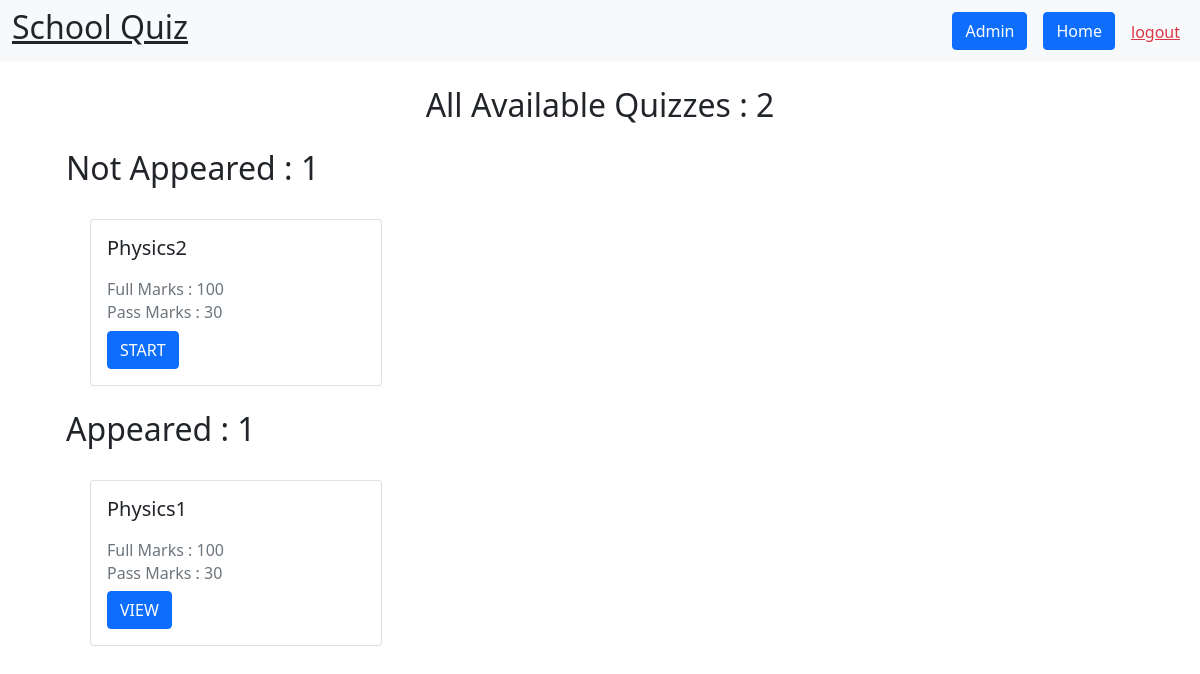
The app's page / (signed in) with its own data.
### quiz/models.py (models this page shows, shortened)
class Quiz(models.Model):
    name = models.CharField(max_length=100, unique=True)
    pass_marks = models.IntegerField()

### quiz/views.py (the view)
# urls.py: path('', views.dashboard),
def dashboard(request):
    user = ''
    appeared_quiz = {}
    if request.user.is_authenticated:
        user = request.user
        appeared_quiz = AppearedQuizzes.objects.filter(user=user)
    all_quiz = Quiz.objects.all()
    available = len(all_quiz)
    all_not_appeared_quiz = []
    all_appeared_quiz = []
    quiz_details = {}
    if len(appeared_quiz) == 0:
        for quiz in all_quiz:
            all_not_appeared_quiz.append(quiz)
    else:
        for quiz in all_quiz:
            query = appeared_quiz.filter(quiz=quiz)
            if query:
                all_appeared_quiz.append(quiz)
                quiz_details[quiz.name] : {
                    'name': quiz.name,
                    'marks':query.Marks,
                }
            else:
                all_not_appeared_quiz.append(quiz)
    constraints = {
        'available': available,
        'user': user,
        'all_appeared_quiz' : all_appeared_quiz,
        'all_not_appeared_quiz' : all_not_appeared_quiz,
        'no_appeared_quiz': len(all_appeared_quiz),
        'no_not_appeared_quiz' : len(all_not_appeared_quiz),
        'appeared_quizzes' : appeared_quiz,
        }
    return render(request, 'home.html', constraints)

### templates/home.html (shortened to what this page needs)
{% extends 'base.html' %}
{% block body %}
{% if user.is_authenticated %}
<div class="container mt-4 mb-4" align="center">
  <h2 class="mx-auto">All Available Quizzes : {{ available }}</h2>
</div>
{% if user.is_authenticated %}
<div class="container row mx-auto mt-4 row">
  <h2 class="mx-auto">Not Appeared : {{ no_not_appeared_quiz }}</h2>
  {% for quiz in all_not_appeared_quiz %}
  <div class="col col-lg-4 col-md-6 col-12 ">
    <div class="card m-4">
      <div class="card-body">
        <h5 class="card-title mb-4">{{ quiz.name }}</h5>
        <h6 class="card-subtitle mb-2 text-muted">
          Full Marks : 100
        </h6>
        <h6 class="card-subtitle mb-2 text-muted">
          Pass Marks : {{ quiz.pass_marks }}
        </h6>
        <a href="/appearquiz/{{quiz.id}}" class="mr-3 btn btn-primary">START</a>
      </div>
    </div>
  </div>
  {% endfor %}
  <h2 class="mx-auto">Appeared : {{ no_appeared_quiz }}</h2>
  {% endif %}
  {% for quiz in all_appeared_quiz %}
  <div class="col col-lg-4 col-md-6 col-12 ">
    <div class="card m-4">
      <div class="card-body">
        <h5 class="card-title mb-4">{{ quiz.name }}</h5>
        <h6 class="card-subtitle mb-2 text-muted">
          Full Marks : 100
        </h6>
        <h6 class="card-subtitle mb-2 text-muted">
          Pass Marks : {{ quiz.pass_marks }}
        </h6>
        <a href="/quizdetails/{{quiz.id}}" class="mr-3 btn btn-primary">VIEW</a>
      </div>
    </div>
  </div>
  {% endfor %}
</div>
{% else %}
<div class="container row mx-auto mt-4 row" align="center">
  <h3>Please Login to View the Quizzes.</h3>
</div>
{% endif %}
{% endblock %}

### records on screen
Quiz: name "Physics2", pass_marks "30"
Quiz: name "Physics1", pass_marks "30"

### other values on screen
{{ available }} "2"
{{ no_not_appeared_quiz }} "1"
{{ no_appeared_quiz }} "1"
